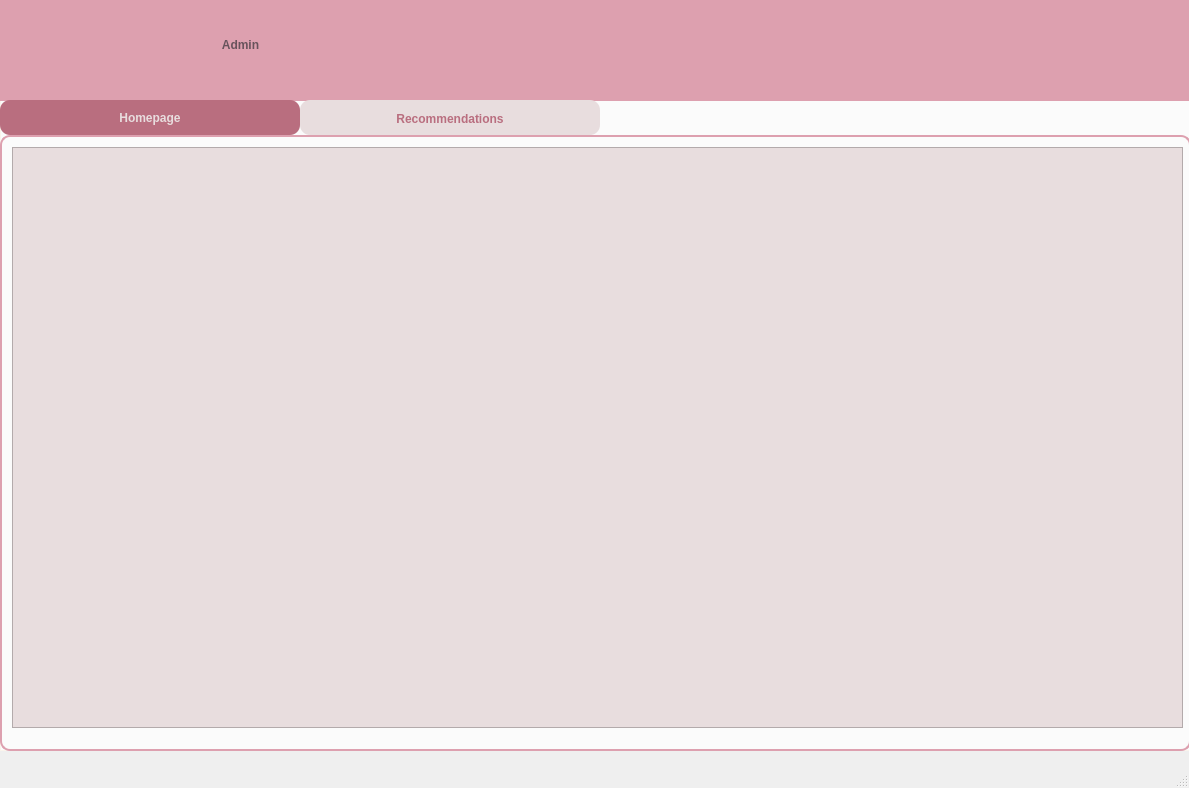
<?xml version="1.0" encoding="UTF-8"?>
<ui version="4.0">
 <class>UserHomepage</class>
 <widget class="QMainWindow" name="UserHomepage">
  <property name="geometry">
   <rect>
    <x>0</x>
    <y>0</y>
    <width>1189</width>
    <height>788</height>
   </rect>
  </property>
  <property name="maximumSize">
   <size>
    <width>1189</width>
    <height>16777215</height>
   </size>
  </property>
  <property name="windowTitle">
   <string>MainWindow</string>
  </property>
  <widget class="QWidget" name="centralwidget">
   <widget class="QLabel" name="label">
    <property name="geometry">
     <rect>
      <x>0</x>
      <y>0</y>
      <width>1191</width>
      <height>751</height>
     </rect>
    </property>
    <property name="autoFillBackground">
     <bool>false</bool>
    </property>
    <property name="styleSheet">
     <string notr="true"/>
    </property>
    <property name="text">
     <string/>
    </property>
    <property name="pixmap">
     <pixmap>../images/Background.jpg</pixmap>
    </property>
    <property name="scaledContents">
     <bool>true</bool>
    </property>
   </widget>
   <widget class="QLabel" name="label_2">
    <property name="geometry">
     <rect>
      <x>0</x>
      <y>-10</y>
      <width>1191</width>
      <height>761</height>
     </rect>
    </property>
    <property name="styleSheet">
     <string notr="true">background-color: rgba(255, 255, 255, 192);
 
    padding: 10px;
 border: 1px solid #faf4ec; 
</string>
    </property>
    <property name="text">
     <string/>
    </property>
   </widget>
   <widget class="QLabel" name="label_5">
    <property name="geometry">
     <rect>
      <x>10</x>
      <y>0</y>
      <width>151</width>
      <height>91</height>
     </rect>
    </property>
    <property name="text">
     <string/>
    </property>
    <property name="pixmap">
     <pixmap>../images/logo.png</pixmap>
    </property>
    <property name="scaledContents">
     <bool>true</bool>
    </property>
   </widget>
   <widget class="QLabel" name="labelProfile">
    <property name="geometry">
     <rect>
      <x>1050</x>
      <y>30</y>
      <width>41</width>
      <height>41</height>
     </rect>
    </property>
    <property name="focusPolicy">
     <enum>Qt::StrongFocus</enum>
    </property>
    <property name="styleSheet">
     <string notr="true"/>
    </property>
    <property name="text">
     <string/>
    </property>
    <property name="pixmap">
     <pixmap>../images/ic_profile.png</pixmap>
    </property>
    <property name="scaledContents">
     <bool>true</bool>
    </property>
   </widget>
   <widget class="QLabel" name="labelLogout">
    <property name="geometry">
     <rect>
      <x>1120</x>
      <y>30</y>
      <width>51</width>
      <height>41</height>
     </rect>
    </property>
    <property name="focusPolicy">
     <enum>Qt::StrongFocus</enum>
    </property>
    <property name="text">
     <string/>
    </property>
    <property name="pixmap">
     <pixmap>../images/ic_logout.png</pixmap>
    </property>
    <property name="scaledContents">
     <bool>true</bool>
    </property>
   </widget>
   <widget class="QLabel" name="labelAdmin">
    <property name="geometry">
     <rect>
      <x>0</x>
      <y>0</y>
      <width>1191</width>
      <height>101</height>
     </rect>
    </property>
    <property name="focusPolicy">
     <enum>Qt::StrongFocus</enum>
    </property>
    <property name="styleSheet">
     <string notr="true">background-color: rgb(221, 160, 175);


</string>
    </property>
    <property name="text">
     <string/>
    </property>
   </widget>
   <widget class="QTabWidget" name="tabWidget">
    <property name="geometry">
     <rect>
      <x>0</x>
      <y>100</y>
      <width>1191</width>
      <height>651</height>
     </rect>
    </property>
    <property name="styleSheet">
     <string notr="true">/* Tab đang được chọn (active) */
QTabBar::tab:selected {
	min-width: 300px;     /* Độ rộng tối thiểu của mỗi tab */
    min-height: 35px;
    background-color: #b96e7f;     /* màu hồng đậm khi chọn */
    color:#e8ddde ;                 /* chữ trắng khi chọn */
    font-weight: bold;
	border-radius: 10px;
	font: 16pt &quot;MS Shell Dlg 2&quot;;
   font-weight: bold;
}

/* Tab chưa được chọn */
QTabBar::tab:!selected {
	min-width: 300px;     /* Độ rộng tối thiểu của mỗi tab */
    min-height: 35px;
    background-color: #e8ddde;    /* hồng nhạt khi chưa chọn */
    color: #b96e7f;               /* chữ nâu đỏ */
    font-weight: normal;
	border-radius: 10px;
	font: 16pt &quot;MS Shell Dlg 2&quot;;
   font-weight: bold;
}

/* Khi rê chuột vào tab (hover) */
QTabBar::tab:hover {
    background-color: #dda0af;    /* hồng sáng hơn khi hover */
}

/* Viền xung quanh vùng nội dung tab */
QTabWidget::pane {
    border: 2px solid #dda0af;
    border-radius: 10px;
}

</string>
    </property>
    <property name="currentIndex">
     <number>0</number>
    </property>
    <property name="iconSize">
     <size>
      <width>50</width>
      <height>40</height>
     </size>
    </property>
    <widget class="QWidget" name="tabHomepage">
     <attribute name="icon">
      <iconset>
       <normaloff>../images/ic_home.png</normaloff>../images/ic_home.png</iconset>
     </attribute>
     <attribute name="title">
      <string>Homepage</string>
     </attribute>
     <widget class="QScrollArea" name="scrollArea">
      <property name="geometry">
       <rect>
        <x>10</x>
        <y>10</y>
        <width>1171</width>
        <height>581</height>
       </rect>
      </property>
      <property name="styleSheet">
       <string notr="true">background-color: #e8ddde;   
color: rgb(104, 83, 92);        
font: 13pt &quot;MS Shell Dlg 2&quot;;

</string>
      </property>
      <property name="widgetResizable">
       <bool>true</bool>
      </property>
      <widget class="QWidget" name="scrollAreaWidgetContents">
       <property name="geometry">
        <rect>
         <x>0</x>
         <y>0</y>
         <width>1169</width>
         <height>579</height>
        </rect>
       </property>
      </widget>
     </widget>
    </widget>
    <widget class="QWidget" name="tabRecomendations">
     <attribute name="icon">
      <iconset>
       <normaloff>../images/ic_recomendation.png</normaloff>../images/ic_recomendation.png</iconset>
     </attribute>
     <attribute name="title">
      <string>Recommendations</string>
     </attribute>
     <widget class="QLabel" name="label_10">
      <property name="geometry">
       <rect>
        <x>70</x>
        <y>10</y>
        <width>121</width>
        <height>51</height>
       </rect>
      </property>
      <property name="styleSheet">
       <string notr="true">color: rgb(104, 83, 92);        
font: 16pt &quot;MS Shell Dlg 2&quot;;
font-weight: bold;</string>
      </property>
      <property name="text">
       <string>Date</string>
      </property>
      <property name="alignment">
       <set>Qt::AlignRight|Qt::AlignTrailing|Qt::AlignVCenter</set>
      </property>
     </widget>
     <widget class="QLabel" name="label_17">
      <property name="geometry">
       <rect>
        <x>80</x>
        <y>20</y>
        <width>41</width>
        <height>41</height>
       </rect>
      </property>
      <property name="text">
       <string/>
      </property>
      <property name="pixmap">
       <pixmap>../images/ic_date.png</pixmap>
      </property>
      <property name="scaledContents">
       <bool>true</bool>
      </property>
     </widget>
     <widget class="QLabel" name="label_11">
      <property name="geometry">
       <rect>
        <x>40</x>
        <y>70</y>
        <width>151</width>
        <height>51</height>
       </rect>
      </property>
      <property name="layoutDirection">
       <enum>Qt::LeftToRight</enum>
      </property>
      <property name="styleSheet">
       <string notr="true">color: rgb(104, 83, 92);        
font: 16pt &quot;MS Shell Dlg 2&quot;;
font-weight: bold;</string>
      </property>
      <property name="text">
       <string>Store</string>
      </property>
      <property name="alignment">
       <set>Qt::AlignRight|Qt::AlignTrailing|Qt::AlignVCenter</set>
      </property>
     </widget>
     <widget class="QLabel" name="label_18">
      <property name="geometry">
       <rect>
        <x>70</x>
        <y>70</y>
        <width>41</width>
        <height>41</height>
       </rect>
      </property>
      <property name="text">
       <string/>
      </property>
      <property name="pixmap">
       <pixmap>../images/ic_store.png</pixmap>
      </property>
      <property name="scaledContents">
       <bool>true</bool>
      </property>
     </widget>
     <widget class="QDateEdit" name="dateEditDate">
      <property name="geometry">
       <rect>
        <x>230</x>
        <y>10</y>
        <width>611</width>
        <height>41</height>
       </rect>
      </property>
      <property name="styleSheet">
       <string notr="true">background-color: rgb(206, 190, 193);
color: rgb(104, 83, 92);        
font: 14pt &quot;MS Shell Dlg 2&quot;;
font-weight: bold;
border-radius: 15px;</string>
      </property>
      <property name="dateTime">
       <datetime>
        <hour>0</hour>
        <minute>0</minute>
        <second>0</second>
        <year>2013</year>
        <month>1</month>
        <day>1</day>
       </datetime>
      </property>
      <property name="calendarPopup">
       <bool>true</bool>
      </property>
      <property name="currentSectionIndex">
       <number>2</number>
      </property>
     </widget>
     <widget class="QComboBox" name="comboBoxStore">
      <property name="geometry">
       <rect>
        <x>230</x>
        <y>80</y>
        <width>611</width>
        <height>41</height>
       </rect>
      </property>
      <property name="styleSheet">
       <string notr="true">background-color: rgb(206, 190, 193);
color: rgb(104, 83, 92);          
font: 14pt &quot;MS Shell Dlg 2&quot;;
font-weight: bold;
border-radius: 15px;</string>
      </property>
     </widget>
     <widget class="QPushButton" name="btnPredictRecomendation">
      <property name="geometry">
       <rect>
        <x>890</x>
        <y>40</y>
        <width>261</width>
        <height>51</height>
       </rect>
      </property>
      <property name="styleSheet">
       <string notr="true"> background-color: #b96e7f;   
    color:#e8ddde ;                 
	border-radius: 10px;
font: 15pt &quot;MS Shell Dlg 2&quot;;
font-weight: bold;</string>
      </property>
      <property name="text">
       <string>Recommendation</string>
      </property>
      <property name="icon">
       <iconset>
        <normaloff>../images/ic_recomend.png</normaloff>../images/ic_recomend.png</iconset>
      </property>
      <property name="iconSize">
       <size>
        <width>30</width>
        <height>30</height>
       </size>
      </property>
     </widget>
     <widget class="QListView" name="listView">
      <property name="geometry">
       <rect>
        <x>180</x>
        <y>200</y>
        <width>811</width>
        <height>381</height>
       </rect>
      </property>
      <property name="styleSheet">
       <string notr="true">color: rgb(185, 110, 127);
background-color: rgb(250, 244, 236);
border: 1px solid #faf4ec; 
font: 75 18pt &quot;MS Shell Dlg 2&quot;;
</string>
      </property>
      <property name="selectionBehavior">
       <enum>QAbstractItemView::SelectColumns</enum>
      </property>
      <property name="textElideMode">
       <enum>Qt::ElideMiddle</enum>
      </property>
     </widget>
     <widget class="QLabel" name="label_3">
      <property name="geometry">
       <rect>
        <x>180</x>
        <y>140</y>
        <width>811</width>
        <height>41</height>
       </rect>
      </property>
      <property name="styleSheet">
       <string notr="true">background-color: rgb(221, 160, 175);
 color: rgb(104, 83, 92);        
font: 18pt &quot;MS Shell Dlg 2&quot;;
font-weight: bold;</string>
      </property>
      <property name="text">
       <string>Top 5 Best-Selling Products</string>
      </property>
      <property name="alignment">
       <set>Qt::AlignCenter</set>
      </property>
     </widget>
    </widget>
   </widget>
   <widget class="QLabel" name="labelHello">
    <property name="geometry">
     <rect>
      <x>690</x>
      <y>30</y>
      <width>331</width>
      <height>41</height>
     </rect>
    </property>
    <property name="styleSheet">
     <string notr="true">color: rgb(104, 83, 92); 
font: 12pt &quot;MS Shell Dlg 2&quot;;
font-weight: bold;</string>
    </property>
    <property name="text">
     <string/>
    </property>
    <property name="alignment">
     <set>Qt::AlignRight|Qt::AlignTrailing|Qt::AlignVCenter</set>
    </property>
   </widget>
   <widget class="QLabel" name="labelHello_2">
    <property name="geometry">
     <rect>
      <x>180</x>
      <y>10</y>
      <width>121</width>
      <height>71</height>
     </rect>
    </property>
    <property name="focusPolicy">
     <enum>Qt::StrongFocus</enum>
    </property>
    <property name="styleSheet">
     <string notr="true"> color: rgb(104, 83, 92);        
font: 18pt &quot;MS Shell Dlg 2&quot;;
font-weight: bold;</string>
    </property>
    <property name="text">
     <string>Admin</string>
    </property>
    <property name="alignment">
     <set>Qt::AlignCenter</set>
    </property>
   </widget>
   <zorder>label</zorder>
   <zorder>label_2</zorder>
   <zorder>labelAdmin</zorder>
   <zorder>labelProfile</zorder>
   <zorder>labelLogout</zorder>
   <zorder>label_5</zorder>
   <zorder>tabWidget</zorder>
   <zorder>labelHello</zorder>
   <zorder>labelHello_2</zorder>
  </widget>
  <widget class="QMenuBar" name="menubar">
   <property name="geometry">
    <rect>
     <x>0</x>
     <y>0</y>
     <width>1189</width>
     <height>26</height>
    </rect>
   </property>
  </widget>
  <widget class="QStatusBar" name="statusbar"/>
 </widget>
 <resources/>
 <connections/>
</ui>
